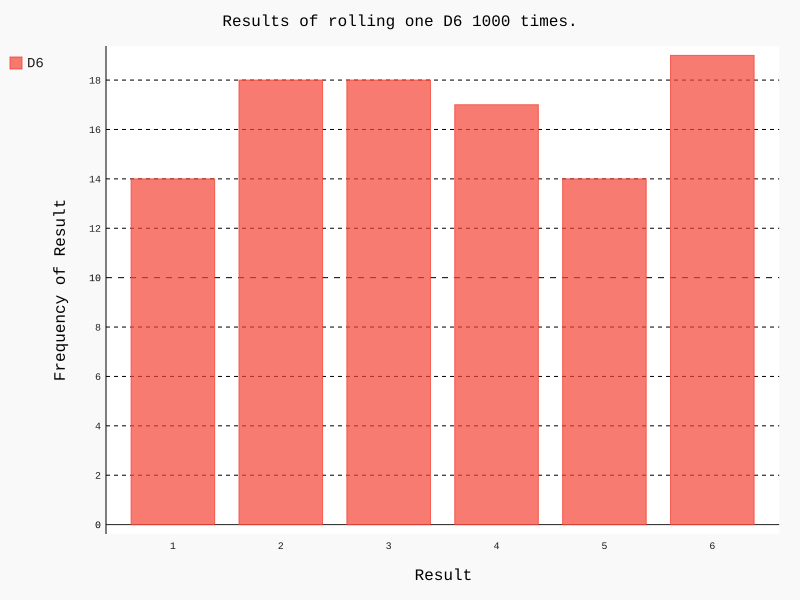

Write Python code to recreate this figure.
from die import Die
import pygal
# Create a D6.
die = Die()
# Make some rolls, and store results in a list.
results = []
for roll_num in range(100):
 result = die.roll()
 results.append(result)
 

# Analyze the results.
frequencies = []
for value in range(1, die.num_sides+1):
 frequency = results.count(value)
 frequencies.append(frequency)
 

hist = pygal.Bar()
hist.title = "Results of rolling one D6 1000 times."
hist.x_labels = ['1', '2', '3', '4', '5', '6']
hist.x_title = "Result"
hist.y_title = "Frequency of Result"
hist.add('D6', frequencies)
hist.render_to_file('die_visual.svg')
